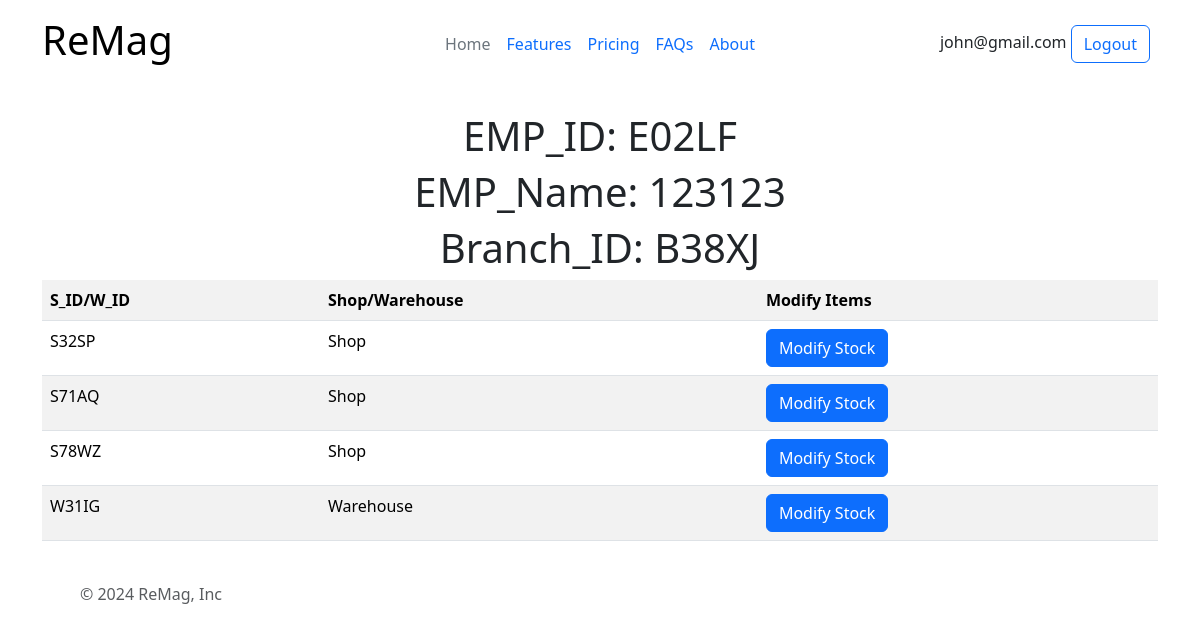
The page /modify-stock-emp (signed in) on the database its author committed.
### all/models.py (models this page shows, shortened)
class Employee(models.Model):
    emp_id=models.CharField(primary_key=True,max_length=5)
    b_id=models.ForeignKey(Branch,on_delete=models.CASCADE)
    emp_name=models.CharField(max_length=40,null=False)
    emp_phone_no=models.IntegerField(null=False)
    department=models.CharField(max_length=30)
    dob=models.DateField(null=False)
    salary=models.IntegerField(null=False)
    emp_email=models.CharField(null=False,max_length=30)
    emp_password=models.CharField(null=False,max_length=200)

class Branch(models.Model):
    b_id=models.CharField(primary_key=True,max_length=5)
    company=models.ForeignKey(Company, on_delete=models.CASCADE)
    b_address=models.CharField(null=False,max_length=200)
    b_phone_no=models.IntegerField(null=False)

class Store(models.Model):
    s_id=models.CharField(primary_key=True,max_length=5)
    branch=models.ForeignKey(Branch,on_delete=models.CASCADE)

class Warehouse(models.Model):
    w_id=models.CharField(primary_key=True,max_length=5)
    branch=models.ForeignKey(Branch,on_delete=models.CASCADE)

### all/views.py (the view)
# urls.py: path("modify-stock-emp", views.modify_stock_emp, name="modify-stock-emp"),
def modify_stock_emp(request):
    context={}
    if 'emp' in request.session:
        user = Employee.objects.filter(emp_id=request.session['emp'])
        if len(user)>0:
            context['email']=request.session['email']
            context['emp']=user[0]
            context['branch']=user[0].b_id
            context['stores']=Store.objects.filter(branch=context['branch'])
            context['warehouses']=Warehouse.objects.filter(branch=context['branch'])
            return render(request,"all/modify-stock-emp.html",context=context)
    return redirect("/loginemp")

### all/templates/all/modify-stock-emp.html (shortened to what this page needs)
{% extends "all/base.html" %}
{% block content %}
    <h3>EMP_ID: {{emp.emp_id}}</h3>
    <h3>EMP_Name: {{emp.emp_name}}</h3>
    <h3>Branch_ID: {{branch.b_id}}</h3>
    <table class="table table-striped">
        <tr>
            <th scope="col">S_ID/W_ID</th>
            <th scope="col">Shop/Warehouse</th>
            <th scope="col">Modify Items</th>
        </tr>
        {% for store in stores %}
            <tr>
                <td>{{store.s_id}}</td>
                <td>Shop</td>
                <td><button class="btn btn-primary" onclick="location.href = '/modify-stock';">Modify Stock</button></td>
            </tr>
        {% endfor %}
        {% for warehouse in warehouses %}
        <tr>
            <td>{{warehouse.w_id}}</td>
            <td>Warehouse</td>
            <td><button class="btn btn-primary" onclick="location.href = '/modify-stock';">Modify Stock</button></td>
        </tr>
        {% endfor %}
    </table>
{% endblock %}

### all/templates/all/base.html (shortened to what this page needs)
{% load static %}
<!DOCTYPE html>
<head>
    <link href="https://cdn.jsdelivr.net/npm/bootstrap@5.3.3/dist/css/bootstrap.min.css" rel="stylesheet">
    <link href="{% static 'all/styles/styles1.css' %}" rel="stylesheet">
</head>
<body>
   <div class="container">
    <header class="d-flex flex-wrap align-items-center justify-content-center justify-content-md-between py-3 mb-4">
      <div class="col-md-3 mb-2 mb-md-0">
        <a href="/" class="d-inline-flex link-body-emphasis text-decoration-none">
            <h3>ReMag</h3>
        </a>
      </div>
      <ul class="nav col-12 col-md-auto mb-2 justify-content-center mb-md-0">
        <li><a href="#" class="nav-link px-2 link-secondary">Home</a></li>
        <li><a href="#" class="nav-link px-2">Features</a></li>
        <li><a href="#" class="nav-link px-2">Pricing</a></li>
        <li><a href="#" class="nav-link px-2">FAQs</a></li>
        <li><a href="#" class="nav-link px-2">About</a></li>
      </ul>
      {% if email %}
      <div class="col-md-3 text-end">
        {{email}}
        <button type="button" class="btn btn-outline-primary me-2" onclick="location.href = '/logout';">Logout</button>
      </div>
      {% endif %}
    </header>
  </div>
  <div class="container">
    {% block content %}
    {% endblock %}
  </div>
  <div class="container">
    <footer class="d-flex flex-wrap justify-content-between align-items-center py-3 my-4">
      <div class="col-md-4 d-flex align-items-center">
        <a href="/" class="mb-3 me-2 mb-md-0 text-body-secondary text-decoration-none lh-1">
          <svg class="bi" width="30" height="24"><use xlink:href="#bootstrap"></use></svg>
        </a>
        <span class="mb-3 mb-md-0 text-body-secondary">© 2024 ReMag, Inc</span>
      </div>
      <ul class="nav col-md-4 justify-content-end list-unstyled d-flex">
        <li class="ms-3"><a class="text-body-secondary" href="#"><svg class="bi" width="24" height="24"><use xlink:href="#twitter"></use></svg></a></li>
        <li class="ms-3"><a class="text-body-secondary" href="#"><svg class="bi" width="24" height="24"><use xlink:href="#instagram"></use></svg></a></li>
        <li class="ms-3"><a class="text-body-secondary" href="#"><svg class="bi" width="24" height="24"><use xlink:href="#facebook"></use></svg></a></li>
      </ul>
    </footer>
  </div>
</body>

### all/static/all/styles/styles1.css (style rules this page uses)
h1,h2,h3 { text-align: center; font-size: 40px; }

### rows shown on the page
Employee: emp_email "john@gmail.com", emp_id "E02LF", emp_name "123123"
Branch: b_id "B38XJ"
Store: s_id "S32SP"
Store: s_id "S71AQ"
Store: s_id "S78WZ"
Warehouse: w_id "W31IG"
